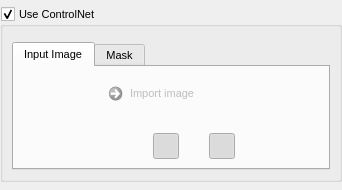
<?xml version="1.0" encoding="UTF-8"?>
<ui version="4.0">
 <class>controlnet_settings</class>
 <widget class="QWidget" name="controlnet_settings">
  <property name="geometry">
   <rect>
    <x>0</x>
    <y>0</y>
    <width>342</width>
    <height>190</height>
   </rect>
  </property>
  <property name="maximumSize">
   <size>
    <width>16777215</width>
    <height>16777215</height>
   </size>
  </property>
  <property name="font">
   <font>
    <pointsize>8</pointsize>
   </font>
  </property>
  <property name="windowTitle">
   <string>Form</string>
  </property>
  <layout class="QGridLayout" name="gridLayout">
   <property name="leftMargin">
    <number>0</number>
   </property>
   <property name="topMargin">
    <number>0</number>
   </property>
   <property name="rightMargin">
    <number>0</number>
   </property>
   <property name="bottomMargin">
    <number>0</number>
   </property>
   <item row="0" column="0">
    <widget class="QGroupBox" name="groupBox">
     <property name="maximumSize">
      <size>
       <width>16777215</width>
       <height>175</height>
      </size>
     </property>
     <property name="font">
      <font>
       <pointsize>8</pointsize>
      </font>
     </property>
     <property name="cursor">
      <cursorShape>ArrowCursor</cursorShape>
     </property>
     <property name="styleSheet">
      <string notr="true"/>
     </property>
     <property name="title">
      <string>Use ControlNet</string>
     </property>
     <property name="flat">
      <bool>false</bool>
     </property>
     <property name="checkable">
      <bool>true</bool>
     </property>
     <layout class="QGridLayout" name="gridLayout_5">
      <property name="leftMargin">
       <number>9</number>
      </property>
      <property name="rightMargin">
       <number>9</number>
      </property>
      <property name="bottomMargin">
       <number>9</number>
      </property>
      <property name="horizontalSpacing">
       <number>0</number>
      </property>
      <item row="2" column="0">
       <widget class="QWidget" name="widget" native="true">
        <property name="maximumSize">
         <size>
          <width>16777215</width>
          <height>16777215</height>
         </size>
        </property>
        <property name="font">
         <font>
          <pointsize>9</pointsize>
          <bold>false</bold>
         </font>
        </property>
        <layout class="QGridLayout" name="gridLayout_3">
         <property name="leftMargin">
          <number>0</number>
         </property>
         <property name="topMargin">
          <number>0</number>
         </property>
         <property name="rightMargin">
          <number>0</number>
         </property>
         <property name="bottomMargin">
          <number>0</number>
         </property>
         <property name="spacing">
          <number>0</number>
         </property>
         <item row="0" column="0">
          <widget class="QTabWidget" name="tabWidget">
           <property name="minimumSize">
            <size>
             <width>240</width>
             <height>0</height>
            </size>
           </property>
           <property name="maximumSize">
            <size>
             <width>16777215</width>
             <height>16777215</height>
            </size>
           </property>
           <property name="font">
            <font>
             <pointsize>8</pointsize>
             <bold>false</bold>
            </font>
           </property>
           <property name="currentIndex">
            <number>0</number>
           </property>
           <widget class="QWidget" name="tab_7">
            <attribute name="title">
             <string>Input Image</string>
            </attribute>
            <layout class="QGridLayout" name="gridLayout_2">
             <item row="0" column="0">
              <layout class="QVBoxLayout" name="verticalLayout_2">
               <item>
                <widget class="QPushButton" name="image_thumbnail">
                 <property name="minimumSize">
                  <size>
                   <width>72</width>
                   <height>72</height>
                  </size>
                 </property>
                 <property name="styleSheet">
                  <string notr="true">border-radius: 0;</string>
                 </property>
                 <property name="text">
                  <string/>
                 </property>
                 <property name="iconSize">
                  <size>
                   <width>72</width>
                   <height>72</height>
                  </size>
                 </property>
                </widget>
               </item>
              </layout>
             </item>
             <item row="0" column="1">
              <layout class="QVBoxLayout" name="verticalLayout">
               <property name="spacing">
                <number>10</number>
               </property>
               <item>
                <widget class="QCommandLinkButton" name="import_image_button">
                 <property name="enabled">
                  <bool>false</bool>
                 </property>
                 <property name="sizePolicy">
                  <sizepolicy hsizetype="MinimumExpanding" vsizetype="Preferred">
                   <horstretch>0</horstretch>
                   <verstretch>0</verstretch>
                  </sizepolicy>
                 </property>
                 <property name="minimumSize">
                  <size>
                   <width>0</width>
                   <height>35</height>
                  </size>
                 </property>
                 <property name="maximumSize">
                  <size>
                   <width>16777215</width>
                   <height>35</height>
                  </size>
                 </property>
                 <property name="font">
                  <font>
                   <pointsize>8</pointsize>
                   <bold>false</bold>
                  </font>
                 </property>
                 <property name="cursor">
                  <cursorShape>PointingHandCursor</cursorShape>
                 </property>
                 <property name="text">
                  <string>Import image</string>
                 </property>
                </widget>
               </item>
               <item>
                <spacer name="verticalSpacer">
                 <property name="orientation">
                  <enum>Qt::Vertical</enum>
                 </property>
                 <property name="sizeHint" stdset="0">
                  <size>
                   <width>20</width>
                   <height>40</height>
                  </size>
                 </property>
                </spacer>
               </item>
               <item>
                <layout class="QHBoxLayout" name="horizontalLayout_2">
                 <property name="spacing">
                  <number>2</number>
                 </property>
                 <item>
                  <spacer name="horizontalSpacer">
                   <property name="orientation">
                    <enum>Qt::Horizontal</enum>
                   </property>
                   <property name="sizeHint" stdset="0">
                    <size>
                     <width>40</width>
                     <height>20</height>
                    </size>
                   </property>
                  </spacer>
                 </item>
                 <item>
                  <widget class="QPushButton" name="link_settings_button">
                   <property name="minimumSize">
                    <size>
                     <width>26</width>
                     <height>26</height>
                    </size>
                   </property>
                   <property name="maximumSize">
                    <size>
                     <width>26</width>
                     <height>26</height>
                    </size>
                   </property>
                   <property name="cursor">
                    <cursorShape>PointingHandCursor</cursorShape>
                   </property>
                   <property name="toolTip">
                    <string>Use the main Input Image for the ControlNet input image</string>
                   </property>
                   <property name="text">
                    <string/>
                   </property>
                   <property name="icon">
                    <iconset resource="../../../resources.qrc">
                     <normaloff>:/icons/048-chain-light.png</normaloff>:/icons/048-chain-light.png</iconset>
                   </property>
                   <property name="checkable">
                    <bool>true</bool>
                   </property>
                   <property name="checked">
                    <bool>true</bool>
                   </property>
                   <property name="flat">
                    <bool>true</bool>
                   </property>
                  </widget>
                 </item>
                 <item>
                  <widget class="QPushButton" name="use_imported_image_button">
                   <property name="minimumSize">
                    <size>
                     <width>26</width>
                     <height>26</height>
                    </size>
                   </property>
                   <property name="maximumSize">
                    <size>
                     <width>26</width>
                     <height>26</height>
                    </size>
                   </property>
                   <property name="font">
                    <font>
                     <pointsize>8</pointsize>
                     <bold>false</bold>
                    </font>
                   </property>
                   <property name="cursor">
                    <cursorShape>PointingHandCursor</cursorShape>
                   </property>
                   <property name="toolTip">
                    <string>Toggle imported input image</string>
                   </property>
                   <property name="text">
                    <string/>
                   </property>
                   <property name="icon">
                    <iconset resource="../../../resources.qrc">
                     <normaloff>:/icons/025-gallery-light.png</normaloff>:/icons/025-gallery-light.png</iconset>
                   </property>
                   <property name="checkable">
                    <bool>true</bool>
                   </property>
                   <property name="flat">
                    <bool>true</bool>
                   </property>
                  </widget>
                 </item>
                 <item>
                  <widget class="QPushButton" name="use_grid_image_button">
                   <property name="minimumSize">
                    <size>
                     <width>26</width>
                     <height>26</height>
                    </size>
                   </property>
                   <property name="maximumSize">
                    <size>
                     <width>26</width>
                     <height>26</height>
                    </size>
                   </property>
                   <property name="cursor">
                    <cursorShape>PointingHandCursor</cursorShape>
                   </property>
                   <property name="toolTip">
                    <string>Toggle active grid input image</string>
                   </property>
                   <property name="text">
                    <string/>
                   </property>
                   <property name="icon">
                    <iconset resource="../../../resources.qrc">
                     <normaloff>:/icons/032-pixels-light.png</normaloff>:/icons/032-pixels-light.png</iconset>
                   </property>
                   <property name="checkable">
                    <bool>true</bool>
                   </property>
                   <property name="checked">
                    <bool>true</bool>
                   </property>
                   <property name="flat">
                    <bool>true</bool>
                   </property>
                  </widget>
                 </item>
                 <item>
                  <widget class="QPushButton" name="recycle_grid_image_button">
                   <property name="minimumSize">
                    <size>
                     <width>26</width>
                     <height>26</height>
                    </size>
                   </property>
                   <property name="maximumSize">
                    <size>
                     <width>26</width>
                     <height>26</height>
                    </size>
                   </property>
                   <property name="cursor">
                    <cursorShape>PointingHandCursor</cursorShape>
                   </property>
                   <property name="toolTip">
                    <string>Toggle reuse current input image</string>
                   </property>
                   <property name="text">
                    <string/>
                   </property>
                   <property name="icon">
                    <iconset resource="../../../resources.qrc">
                     <normaloff>:/icons/047-recycle-light.png</normaloff>:/icons/047-recycle-light.png</iconset>
                   </property>
                   <property name="checkable">
                    <bool>true</bool>
                   </property>
                   <property name="flat">
                    <bool>true</bool>
                   </property>
                  </widget>
                 </item>
                 <item>
                  <widget class="QPushButton" name="refresh_input_image_button">
                   <property name="minimumSize">
                    <size>
                     <width>26</width>
                     <height>26</height>
                    </size>
                   </property>
                   <property name="maximumSize">
                    <size>
                     <width>26</width>
                     <height>26</height>
                    </size>
                   </property>
                   <property name="toolTip">
                    <string>Refresh current input image</string>
                   </property>
                   <property name="text">
                    <string/>
                   </property>
                   <property name="icon">
                    <iconset resource="../../../resources.qrc">
                     <normaloff>:/icons/050-refresh-light.png</normaloff>:/icons/050-refresh-light.png</iconset>
                   </property>
                   <property name="flat">
                    <bool>true</bool>
                   </property>
                  </widget>
                 </item>
                 <item>
                  <widget class="QPushButton" name="clear_image_button">
                   <property name="minimumSize">
                    <size>
                     <width>26</width>
                     <height>26</height>
                    </size>
                   </property>
                   <property name="maximumSize">
                    <size>
                     <width>26</width>
                     <height>26</height>
                    </size>
                   </property>
                   <property name="cursor">
                    <cursorShape>PointingHandCursor</cursorShape>
                   </property>
                   <property name="toolTip">
                    <string>Clear imported input imagea</string>
                   </property>
                   <property name="text">
                    <string/>
                   </property>
                   <property name="icon">
                    <iconset resource="../../../resources.qrc">
                     <normaloff>:/icons/006-trash-light.png</normaloff>:/icons/006-trash-light.png</iconset>
                   </property>
                   <property name="flat">
                    <bool>true</bool>
                   </property>
                  </widget>
                 </item>
                </layout>
               </item>
              </layout>
             </item>
            </layout>
           </widget>
           <widget class="QWidget" name="tab_8">
            <attribute name="title">
             <string>Mask</string>
            </attribute>
            <layout class="QGridLayout" name="gridLayout_4">
             <item row="0" column="0">
              <layout class="QVBoxLayout" name="verticalLayout_3">
               <item>
                <widget class="QPushButton" name="mask_thumbnail">
                 <property name="minimumSize">
                  <size>
                   <width>72</width>
                   <height>72</height>
                  </size>
                 </property>
                 <property name="styleSheet">
                  <string notr="true">border-radius: 0;</string>
                 </property>
                 <property name="text">
                  <string/>
                 </property>
                 <property name="iconSize">
                  <size>
                   <width>72</width>
                   <height>72</height>
                  </size>
                 </property>
                </widget>
               </item>
              </layout>
             </item>
             <item row="0" column="1">
              <layout class="QVBoxLayout" name="verticalLayout_4">
               <property name="spacing">
                <number>10</number>
               </property>
               <item>
                <widget class="QCommandLinkButton" name="mask_import_button">
                 <property name="enabled">
                  <bool>false</bool>
                 </property>
                 <property name="sizePolicy">
                  <sizepolicy hsizetype="MinimumExpanding" vsizetype="Preferred">
                   <horstretch>0</horstretch>
                   <verstretch>0</verstretch>
                  </sizepolicy>
                 </property>
                 <property name="maximumSize">
                  <size>
                   <width>16777215</width>
                   <height>16777215</height>
                  </size>
                 </property>
                 <property name="font">
                  <font>
                   <pointsize>8</pointsize>
                   <bold>false</bold>
                  </font>
                 </property>
                 <property name="cursor">
                  <cursorShape>PointingHandCursor</cursorShape>
                 </property>
                 <property name="text">
                  <string>Import image</string>
                 </property>
                </widget>
               </item>
               <item>
                <spacer name="verticalSpacer_2">
                 <property name="orientation">
                  <enum>Qt::Vertical</enum>
                 </property>
                 <property name="sizeHint" stdset="0">
                  <size>
                   <width>20</width>
                   <height>40</height>
                  </size>
                 </property>
                </spacer>
               </item>
               <item>
                <layout class="QHBoxLayout" name="horizontalLayout_3">
                 <property name="spacing">
                  <number>2</number>
                 </property>
                 <item>
                  <spacer name="horizontalSpacer_2">
                   <property name="orientation">
                    <enum>Qt::Horizontal</enum>
                   </property>
                   <property name="sizeHint" stdset="0">
                    <size>
                     <width>40</width>
                     <height>20</height>
                    </size>
                   </property>
                  </spacer>
                 </item>
                 <item>
                  <widget class="QPushButton" name="mask_link_to_input_image_button">
                   <property name="minimumSize">
                    <size>
                     <width>26</width>
                     <height>26</height>
                    </size>
                   </property>
                   <property name="maximumSize">
                    <size>
                     <width>26</width>
                     <height>26</height>
                    </size>
                   </property>
                   <property name="cursor">
                    <cursorShape>PointingHandCursor</cursorShape>
                   </property>
                   <property name="toolTip">
                    <string>Create a mask image based on the ControlNet Input Image</string>
                   </property>
                   <property name="text">
                    <string/>
                   </property>
                   <property name="icon">
                    <iconset resource="../../../resources.qrc">
                     <normaloff>:/icons/048-chain-light.png</normaloff>:/icons/048-chain-light.png</iconset>
                   </property>
                   <property name="checkable">
                    <bool>true</bool>
                   </property>
                   <property name="flat">
                    <bool>true</bool>
                   </property>
                  </widget>
                 </item>
                 <item>
                  <widget class="QPushButton" name="mask_use_imported_image_button">
                   <property name="minimumSize">
                    <size>
                     <width>26</width>
                     <height>26</height>
                    </size>
                   </property>
                   <property name="maximumSize">
                    <size>
                     <width>26</width>
                     <height>26</height>
                    </size>
                   </property>
                   <property name="font">
                    <font>
                     <pointsize>8</pointsize>
                     <bold>false</bold>
                    </font>
                   </property>
                   <property name="cursor">
                    <cursorShape>PointingHandCursor</cursorShape>
                   </property>
                   <property name="toolTip">
                    <string>Import a mask image from disk</string>
                   </property>
                   <property name="text">
                    <string/>
                   </property>
                   <property name="icon">
                    <iconset resource="../../../resources.qrc">
                     <normaloff>:/icons/025-gallery-light.png</normaloff>:/icons/025-gallery-light.png</iconset>
                   </property>
                   <property name="checkable">
                    <bool>true</bool>
                   </property>
                   <property name="flat">
                    <bool>true</bool>
                   </property>
                  </widget>
                 </item>
                 <item>
                  <widget class="QPushButton" name="mask_export_image_button">
                   <property name="minimumSize">
                    <size>
                     <width>26</width>
                     <height>26</height>
                    </size>
                   </property>
                   <property name="maximumSize">
                    <size>
                     <width>26</width>
                     <height>26</height>
                    </size>
                   </property>
                   <property name="cursor">
                    <cursorShape>PointingHandCursor</cursorShape>
                   </property>
                   <property name="toolTip">
                    <string>Export a generated mask image to disk</string>
                   </property>
                   <property name="text">
                    <string/>
                   </property>
                   <property name="icon">
                    <iconset resource="../../../resources.qrc">
                     <normaloff>:/icons/export-light.png</normaloff>:/icons/export-light.png</iconset>
                   </property>
                   <property name="checkable">
                    <bool>false</bool>
                   </property>
                   <property name="flat">
                    <bool>true</bool>
                   </property>
                  </widget>
                 </item>
                 <item>
                  <widget class="QPushButton" name="mask_clear_image_button">
                   <property name="minimumSize">
                    <size>
                     <width>26</width>
                     <height>26</height>
                    </size>
                   </property>
                   <property name="maximumSize">
                    <size>
                     <width>26</width>
                     <height>26</height>
                    </size>
                   </property>
                   <property name="cursor">
                    <cursorShape>PointingHandCursor</cursorShape>
                   </property>
                   <property name="toolTip">
                    <string>Clear the mask image</string>
                   </property>
                   <property name="text">
                    <string/>
                   </property>
                   <property name="icon">
                    <iconset resource="../../../resources.qrc">
                     <normaloff>:/icons/006-trash-light.png</normaloff>:/icons/006-trash-light.png</iconset>
                   </property>
                   <property name="flat">
                    <bool>true</bool>
                   </property>
                  </widget>
                 </item>
                </layout>
               </item>
              </layout>
             </item>
            </layout>
           </widget>
          </widget>
         </item>
        </layout>
       </widget>
      </item>
      <item row="0" column="0">
       <widget class="SliderWidget" name="model_widget" native="true"/>
      </item>
     </layout>
    </widget>
   </item>
  </layout>
 </widget>
 <customwidgets>
  <customwidget>
   <class>SliderWidget</class>
   <extends>QWidget</extends>
   <header>airunner/widgets/slider/slider_widget</header>
   <container>1</container>
  </customwidget>
 </customwidgets>
 <resources>
  <include location="../../../resources.qrc"/>
 </resources>
 <connections>
  <connection>
   <sender>groupBox</sender>
   <signal>toggled(bool)</signal>
   <receiver>controlnet_settings</receiver>
   <slot>action_toggled_use_controlnet(bool)</slot>
   <hints>
    <hint type="sourcelabel">
     <x>59</x>
     <y>43</y>
    </hint>
    <hint type="destinationlabel">
     <x>4</x>
     <y>0</y>
    </hint>
   </hints>
  </connection>
  <connection>
   <sender>import_image_button</sender>
   <signal>clicked()</signal>
   <receiver>controlnet_settings</receiver>
   <slot>action_clicked_button_import_image()</slot>
   <hints>
    <hint type="sourcelabel">
     <x>197</x>
     <y>113</y>
    </hint>
    <hint type="destinationlabel">
     <x>84</x>
     <y>0</y>
    </hint>
   </hints>
  </connection>
  <connection>
   <sender>link_settings_button</sender>
   <signal>toggled(bool)</signal>
   <receiver>controlnet_settings</receiver>
   <slot>action_toggled_button_link_input_image(bool)</slot>
   <hints>
    <hint type="sourcelabel">
     <x>283</x>
     <y>151</y>
    </hint>
    <hint type="destinationlabel">
     <x>247</x>
     <y>0</y>
    </hint>
   </hints>
  </connection>
  <connection>
   <sender>use_imported_image_button</sender>
   <signal>toggled(bool)</signal>
   <receiver>controlnet_settings</receiver>
   <slot>action_toggled_use_input_image(bool)</slot>
   <hints>
    <hint type="sourcelabel">
     <x>315</x>
     <y>151</y>
    </hint>
    <hint type="destinationlabel">
     <x>263</x>
     <y>0</y>
    </hint>
   </hints>
  </connection>
  <connection>
   <sender>use_grid_image_button</sender>
   <signal>toggled(bool)</signal>
   <receiver>controlnet_settings</receiver>
   <slot>action_toggled_button_use_grid_image(bool)</slot>
   <hints>
    <hint type="sourcelabel">
     <x>347</x>
     <y>151</y>
    </hint>
    <hint type="destinationlabel">
     <x>263</x>
     <y>0</y>
    </hint>
   </hints>
  </connection>
  <connection>
   <sender>recycle_grid_image_button</sender>
   <signal>toggled(bool)</signal>
   <receiver>controlnet_settings</receiver>
   <slot>action_toggled_button_lock_grid_image(bool)</slot>
   <hints>
    <hint type="sourcelabel">
     <x>379</x>
     <y>151</y>
    </hint>
    <hint type="destinationlabel">
     <x>263</x>
     <y>0</y>
    </hint>
   </hints>
  </connection>
  <connection>
   <sender>refresh_input_image_button</sender>
   <signal>clicked()</signal>
   <receiver>controlnet_settings</receiver>
   <slot>action_clicked_button_refresh_grid_image()</slot>
   <hints>
    <hint type="sourcelabel">
     <x>411</x>
     <y>151</y>
    </hint>
    <hint type="destinationlabel">
     <x>263</x>
     <y>0</y>
    </hint>
   </hints>
  </connection>
  <connection>
   <sender>clear_image_button</sender>
   <signal>clicked()</signal>
   <receiver>controlnet_settings</receiver>
   <slot>action_clicked_button_clear_input_image()</slot>
   <hints>
    <hint type="sourcelabel">
     <x>443</x>
     <y>151</y>
    </hint>
    <hint type="destinationlabel">
     <x>263</x>
     <y>0</y>
    </hint>
   </hints>
  </connection>
  <connection>
   <sender>mask_import_button</sender>
   <signal>clicked()</signal>
   <receiver>controlnet_settings</receiver>
   <slot>action_clicked_button_import_image_mask()</slot>
   <hints>
    <hint type="sourcelabel">
     <x>214</x>
     <y>104</y>
    </hint>
    <hint type="destinationlabel">
     <x>9</x>
     <y>0</y>
    </hint>
   </hints>
  </connection>
  <connection>
   <sender>mask_link_to_input_image_button</sender>
   <signal>toggled(bool)</signal>
   <receiver>controlnet_settings</receiver>
   <slot>action_toggled_button_link_input_image_mask(bool)</slot>
   <hints>
    <hint type="sourcelabel">
     <x>347</x>
     <y>151</y>
    </hint>
    <hint type="destinationlabel">
     <x>263</x>
     <y>0</y>
    </hint>
   </hints>
  </connection>
  <connection>
   <sender>mask_use_imported_image_button</sender>
   <signal>toggled(bool)</signal>
   <receiver>controlnet_settings</receiver>
   <slot>action_toggled_use_input_image(bool)</slot>
   <hints>
    <hint type="sourcelabel">
     <x>379</x>
     <y>151</y>
    </hint>
    <hint type="destinationlabel">
     <x>263</x>
     <y>0</y>
    </hint>
   </hints>
  </connection>
  <connection>
   <sender>mask_export_image_button</sender>
   <signal>clicked()</signal>
   <receiver>controlnet_settings</receiver>
   <slot>action_clicked_button_export_mask()</slot>
   <hints>
    <hint type="sourcelabel">
     <x>411</x>
     <y>151</y>
    </hint>
    <hint type="destinationlabel">
     <x>263</x>
     <y>0</y>
    </hint>
   </hints>
  </connection>
  <connection>
   <sender>mask_clear_image_button</sender>
   <signal>clicked()</signal>
   <receiver>controlnet_settings</receiver>
   <slot>action_clicked_button_clear_input_image_mask()</slot>
   <hints>
    <hint type="sourcelabel">
     <x>443</x>
     <y>151</y>
    </hint>
    <hint type="destinationlabel">
     <x>263</x>
     <y>0</y>
    </hint>
   </hints>
  </connection>
  <connection>
   <sender>image_thumbnail</sender>
   <signal>clicked()</signal>
   <receiver>controlnet_settings</receiver>
   <slot>action_clicked_button_thumbnail()</slot>
   <hints>
    <hint type="sourcelabel">
     <x>58</x>
     <y>127</y>
    </hint>
    <hint type="destinationlabel">
     <x>44</x>
     <y>0</y>
    </hint>
   </hints>
  </connection>
  <connection>
   <sender>mask_thumbnail</sender>
   <signal>clicked()</signal>
   <receiver>controlnet_settings</receiver>
   <slot>action_clicked_button_thumbnail_mask()</slot>
   <hints>
    <hint type="sourcelabel">
     <x>46</x>
     <y>104</y>
    </hint>
    <hint type="destinationlabel">
     <x>80</x>
     <y>0</y>
    </hint>
   </hints>
  </connection>
 </connections>
 <slots>
  <slot>action_toggled_button_use_grid_image(bool)</slot>
  <slot>action_clicked_button_refresh_grid_image()</slot>
  <slot>action_toggled_button_lock_grid_image(bool)</slot>
  <slot>action_clicked_button_import_image()</slot>
  <slot>action_toggled_use_input_image(bool)</slot>
  <slot>action_clicked_button_clear_input_image()</slot>
  <slot>action_toggled_button_link_input_image(bool)</slot>
  <slot>action_clicked_thumbnail_mask(QString)</slot>
  <slot>action_clicked_button_import_image_mask()</slot>
  <slot>action_toggled_button_link_input_image_mask(bool)</slot>
  <slot>action_toggled_button_use_input_image_mask(bool)</slot>
  <slot>action_clicked_button_export_mask()</slot>
  <slot>action_clicked_button_clear_input_image_mask()</slot>
  <slot>action_toggled_use_controlnet(bool)</slot>
  <slot>action_clicked_button_thumbnail()</slot>
  <slot>action_clicked_button_thumbnail_mask()</slot>
 </slots>
</ui>
